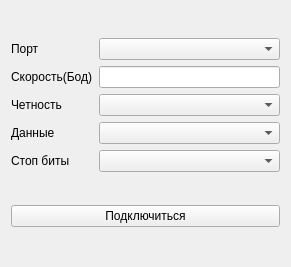
<?xml version="1.0" encoding="UTF-8"?>
<ui version="4.0">
 <class>RTUSettings</class>
 <widget class="QWidget" name="RTUSettings">
  <property name="geometry">
   <rect>
    <x>0</x>
    <y>0</y>
    <width>291</width>
    <height>267</height>
   </rect>
  </property>
  <property name="windowTitle">
   <string>Form</string>
  </property>
  <layout class="QVBoxLayout" name="verticalLayout">
   <item>
    <layout class="QGridLayout" name="gridLayout">
     <item row="4" column="0">
      <widget class="QLabel" name="label_4">
       <property name="text">
        <string>Стоп биты</string>
       </property>
      </widget>
     </item>
     <item row="3" column="0">
      <widget class="QLabel" name="label_3">
       <property name="text">
        <string>Данные</string>
       </property>
      </widget>
     </item>
     <item row="3" column="1">
      <widget class="QComboBox" name="comboBox_2"/>
     </item>
     <item row="4" column="1">
      <widget class="QComboBox" name="comboBox_3"/>
     </item>
     <item row="2" column="1">
      <widget class="QComboBox" name="comboBox"/>
     </item>
     <item row="1" column="0">
      <widget class="QLabel" name="label">
       <property name="text">
        <string>Скорость(Бод)</string>
       </property>
      </widget>
     </item>
     <item row="2" column="0">
      <widget class="QLabel" name="label_2">
       <property name="text">
        <string>Четность</string>
       </property>
      </widget>
     </item>
     <item row="1" column="1">
      <widget class="QLineEdit" name="lineEdit"/>
     </item>
     <item row="0" column="0">
      <widget class="QLabel" name="label_5">
       <property name="text">
        <string>Порт</string>
       </property>
      </widget>
     </item>
     <item row="0" column="1">
      <widget class="QComboBox" name="comboBox_4"/>
     </item>
    </layout>
   </item>
   <item>
    <widget class="QPushButton" name="ConnectButton">
     <property name="text">
      <string>Подключиться</string>
     </property>
    </widget>
   </item>
  </layout>
 </widget>
 <resources/>
 <connections/>
</ui>
